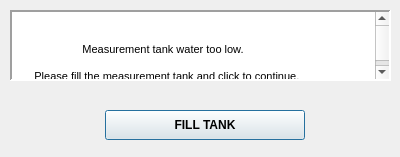
<?xml version="1.0" encoding="UTF-8"?>
<ui version="4.0">
    <class>wtf_user_prompt_water_too_low</class>
    <widget class="QDialog" name="wtf_user_prompt_water_too_low">
        <property name="geometry">
            <rect>
                <x>0</x>
                <y>0</y>
                <width>400</width>
                <height>157</height>
            </rect>
        </property>
        <property name="minimumSize">
            <size>
                <width>400</width>
                <height>157</height>
            </size>
        </property>
        <property name="font">
            <font>
                <weight>75</weight>
                <bold>true</bold>
            </font>
        </property>
        <property name="windowTitle">
            <string>Dialog</string>
        </property>
        <widget class="QWidget" name="layoutWidget">
            <property name="geometry">
                <rect>
                    <x>20</x>
                    <y>100</y>
                    <width>371</width>
                    <height>51</height>
                </rect>
            </property>
            <layout class="QHBoxLayout" name="cont_abort_horz">
                <property name="spacing">
                    <number>13</number>
                </property>
                <property name="sizeConstraint">
                    <enum>QLayout::SetNoConstraint</enum>
                </property>
                <item>
                    <widget class="QPushButton" name="fill_tank_button">
                        <property name="sizePolicy">
                            <sizepolicy hsizetype="Minimum" vsizetype="Minimum">
                                <horstretch>0</horstretch>
                                <verstretch>0</verstretch>
                            </sizepolicy>
                        </property>
                        <property name="minimumSize">
                            <size>
                                <width>200</width>
                                <height>0</height>
                            </size>
                        </property>
                        <property name="maximumSize">
                            <size>
                                <width>70</width>
                                <height>30</height>
                            </size>
                        </property>
                        <property name="font">
                            <font>
                                <weight>75</weight>
                                <bold>true</bold>
                            </font>
                        </property>
                        <property name="text">
                            <string>FILL TANK</string>
                        </property>
                    </widget>
                </item>
            </layout>
        </widget>
        <widget class="QTextBrowser" name="user_prompt_output">
            <property name="geometry">
                <rect>
                    <x>10</x>
                    <y>10</y>
                    <width>381</width>
                    <height>71</height>
                </rect>
            </property>
            <property name="frameShape">
                <enum>QFrame::Panel</enum>
            </property>
            <property name="frameShadow">
                <enum>QFrame::Sunken</enum>
            </property>
            <property name="lineWidth">
                <number>2</number>
            </property>
            <property name="html">
                <string>&lt;!DOCTYPE HTML PUBLIC &quot;-//W3C//DTD HTML 4.0//EN&quot; &quot;http://www.w3.org/TR/REC-html40/strict.dtd&quot;&gt;
                    &lt;html&gt;&lt;head&gt;&lt;meta name=&quot;qrichtext&quot; content=&quot;1&quot; /&gt;&lt;style
                    type=&quot;text/css&quot;&gt;
                    p, li { white-space: pre-wrap; }
                    &lt;/style&gt;&lt;/head&gt;&lt;body style=&quot; font-family:'MS Shell Dlg 2'; font-size:8.25pt;
                    font-weight:600; font-style:normal;&quot;&gt;
                    &lt;p align=&quot;center&quot; style=&quot; margin-top:0px; margin-bottom:0px; margin-left:0px;
                    margin-right:0px; -qt-block-indent:0; text-indent:0px;&quot;&gt;&lt;span style=&quot;
                    font-weight:400;&quot;&gt;Measurement tank water too low.&lt;/span&gt;&lt;/p&gt;
                    &lt;p align=&quot;center&quot; style=&quot;-qt-paragraph-type:empty; margin-top:0px;
                    margin-bottom:0px; margin-left:0px; margin-right:0px; -qt-block-indent:0; text-indent:0px;
                    font-weight:400;&quot;&gt;&lt;br /&gt;&lt;/p&gt;
                    &lt;p align=&quot;center&quot; style=&quot; margin-top:0px; margin-bottom:0px; margin-left:0px;
                    margin-right:0px; -qt-block-indent:0; text-indent:0px;&quot;&gt;&lt;span style=&quot;
                    font-weight:400;&quot;&gt;Please fill the measurement tank and click to continue.&lt;/span&gt;&lt;/p&gt;&lt;/body&gt;&lt;/html&gt;
                </string>
            </property>
        </widget>
    </widget>
    <resources/>
    <connections/>
</ui>
